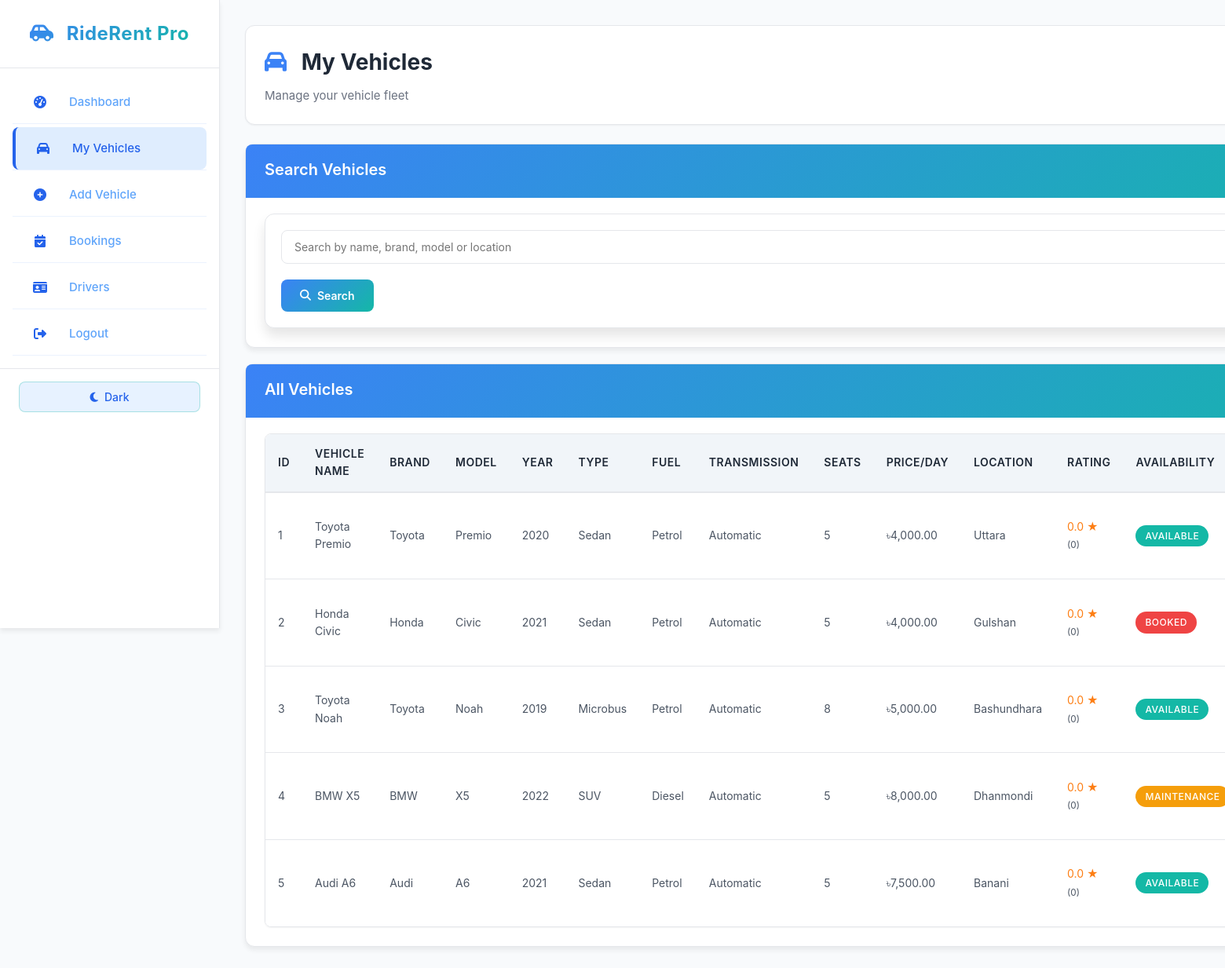
Screenshot of /owner/vehicles/vehicle_list.php (signed in) with the database file from the repository.
### tables this page shows
CREATE TABLE `vehicle` (
  `vehicle_id` int(11) NOT NULL,
  `owner_id` int(11) DEFAULT NULL,
  `vehicle_name` varchar(100) NOT NULL,
  `brand` varchar(50) NOT NULL,
  `model` varchar(50) NOT NULL,
  `year` year(4) NOT NULL,
  `vehicle_type` varchar(30) NOT NULL,
  `fuel_type` varchar(30) NOT NULL,
  `transmission` varchar(30) NOT NULL,
  `seat_capacity` int(11) NOT NULL,
  `price_per_day` decimal(10,2) NOT NULL,
  `location` varchar(100) NOT NULL,
  `availability` enum('Available','Booked','Maintenance') DEFAULT 'Available',
  `approval_status` enum('Pending','Approved','Rejected') DEFAULT 'Pending',
  `image` varchar(255) DEFAULT NULL,
  `description` text DEFAULT NULL,
  `rating` decimal(3,2) DEFAULT 0.00,
  `rating_count` int(11) DEFAULT 0,
  `created_at` timestamp NOT NULL DEFAULT current_timestamp()
);

### owner/vehicles/vehicle_list.php (the view, shortened to what this page needs)
<?php
require_once __DIR__ . '/../../config/database.php';
$owner_id = $_SESSION['owner_id'];
$search = "";
if ($search != "") {
    $sql = "SELECT v.*,
            (SELECT AVG(rating) FROM reviews WHERE target_type = 'vehicle' AND target_id = v.vehicle_id) as avg_rating,
            (SELECT COUNT(*) FROM reviews WHERE target_type = 'vehicle' AND target_id = v.vehicle_id) as review_count
            FROM vehicle v WHERE owner_id = '$owner_id' AND (vehicle_name LIKE '%$search%'
            OR brand LIKE '%$search%'
            OR model LIKE '%$search%'
            OR location LIKE '%$search%')
            ORDER BY vehicle_id ASC";
} else {
    $sql = "SELECT v.*,
            (SELECT AVG(rating) FROM reviews WHERE target_type = 'vehicle' AND target_id = v.vehicle_id) as avg_rating,
            (SELECT COUNT(*) FROM reviews WHERE target_type = 'vehicle' AND target_id = v.vehicle_id) as review_count
            FROM vehicle v WHERE owner_id = '$owner_id' ORDER BY vehicle_id ASC";
}
$result = mysqli_query($conn, $sql);
?>
<!DOCTYPE html>
<html lang="en">
<head>
    <link rel="stylesheet" href="../../assets/css/new-theme.css">
    <link rel="stylesheet" href="https://cdnjs.cloudflare.com/ajax/libs/font-awesome/6.4.0/css/all.min.css">
</head>
<body>
<div class="dashboard-container">
    <div class="sidebar">
        <div class="sidebar-header">
            <h2><i class="fas fa-car-side"></i> RideRent Pro</h2>
        </div>
        <div class="sidebar-nav">
            <ul>
                <li><a href="../dashboard.php"><i class="fas fa-tachometer-alt"></i> Dashboard</a></li>
                <li><a href="vehicle_list.php" class="active"><i class="fas fa-car"></i> My Vehicles</a></li>
                <li><a href="add_vehicle.php"><i class="fas fa-plus-circle"></i> Add Vehicle</a></li>
                <li><a href="../bookings.php"><i class="fas fa-calendar-check"></i> Bookings</a></li>
                <li><a href="../drivers.php"><i class="fas fa-id-card"></i> Drivers</a></li>
                <li><a href="../../auth/logout.php"><i class="fas fa-sign-out-alt"></i> Logout</a></li>
            </ul>
        </div>
        <div class="sidebar-footer">
            <button class="theme-toggle" onclick="toggleTheme()" style="width: 100%; justify-content: center;">
                <i class="fas fa-moon"></i>
                <span>Dark Mode</span>
            </button>
        </div>
    </div>
    <div class="main-content">
        <div class="page-header">
            <h1><i class="fas fa-car"></i> My Vehicles</h1>
            <p>Manage your vehicle fleet</p>
        </div>
        <div class="card">
            <div class="card-header">
                <h3 class="card-title">Search Vehicles</h3>
            </div>
            <div class="card-body">
                <form class="form-container" method="GET" action="vehicle_list.php" style="margin: 0; max-width: 100%; padding: 20px;">
                    <div class="form-group">
                        <input type="text" name="search" class="form-control" placeholder="Search by name, brand, model or location" value="<?php echo htmlspecialchars($search); ?>">
                    </div>
                    <button type="submit" class="btn btn-primary"><i class="fas fa-search"></i> Search</button>
                </form>
            </div>
        </div>
        <div class="card">
            <div class="card-header">
                <h3 class="card-title">All Vehicles</h3>
            </div>
            <div class="card-body">
                <div class="table-container">
                    <table>
                        <thead>
                            <tr>
                                <th>ID</th>
                                <th>Vehicle Name</th>
                                <th>Brand</th>
                                <th>Model</th>
                                <th>Year</th>
                                <th>Type</th>
                                <th>Fuel</th>
                                <th>Transmission</th>
                                <th>Seats</th>
                                <th>Price/Day</th>
                                <th>Location</th>
                                <th>Rating</th>
                                <th>Availability</th>
                            </tr>
                        </thead>
                        <tbody>
                            <?php if (mysqli_num_rows($result) > 0) { ?>
                                <?php while ($row = mysqli_fetch_assoc($result)) {
                                    $status = $row['availability'];
                                    if ($status == "Available") {
                                        $badgeClass = 'badge-success';
                                    } elseif ($status == "Booked") {
                                        $badgeClass = 'badge-danger';
                                    } else {
                                        $badgeClass = 'badge-warning';
                                    }
                                ?>
                                    <tr>
                                        <td><?php echo $row['vehicle_id']; ?></td>
                                        <td><?php echo htmlspecialchars($row['vehicle_name']); ?></td>
                                        <td><?php echo htmlspecialchars($row['brand']); ?></td>
                                        <td><?php echo htmlspecialchars($row['model']); ?></td>
                                        <td><?php echo $row['year']; ?></td>
                                        <td><?php echo htmlspecialchars($row['vehicle_type']); ?></td>
                                        <td><?php echo htmlspecialchars($row['fuel_type']); ?></td>
                                        <td><?php echo htmlspecialchars($row['transmission']); ?></td>
                                        <td><?php echo $row['seat_capacity']; ?></td>
                                        <td>৳<?php echo number_format($row['price_per_day'], 2); ?></td>
                                        <td><?php echo htmlspecialchars($row['location']); ?></td>
                                        <td>
                                            <span style='color: #FD7E14;'><?php echo $row['avg_rating'] ? number_format($row['avg_rating'], 1) : '0.0'; ?> &#9733;</span>
                                            <small>(<?php echo $row['review_count'] ? $row['review_count'] : '0'; ?>)</small>
                                        </td>
                                        <td><span class='badge <?php echo $badgeClass; ?>'><?php echo $status; ?></span></td>
                                    </tr>
                                <?php } ?>
                            <?php } else { ?>
                                <tr>
                                    <td colspan="14">No vehicle found.</td>
                                </tr>
                            <?php } ?>
                        </tbody>
                    </table>
                </div>
            </div>
        </div>
    </div>
</div>
</body>
</html>

### rows the page displays
vehicle: vehicle_id "1", vehicle_name "Toyota Premio", brand "Toyota", model "Premio", year "2020", vehicle_type "Sedan", fuel_type "Petrol", transmission "Automatic", seat_capacity "5", price_per_day "4,000.00", location "Uttara", availability "AVAILABLE"
vehicle: vehicle_id "2", vehicle_name "Honda Civic", brand "Honda", model "Civic", year "2021", vehicle_type "Sedan", fuel_type "Petrol", transmission "Automatic", seat_capacity "5", price_per_day "4,000.00", location "Gulshan", availability "BOOKED"
vehicle: vehicle_id "3", vehicle_name "Toyota Noah", brand "Toyota", model "Noah", year "2019", vehicle_type "Microbus", fuel_type "Petrol", transmission "Automatic", seat_capacity "8", price_per_day "5,000.00", location "Bashundhara", availability "AVAILABLE"
vehicle: vehicle_id "4", vehicle_name "BMW X5", brand "BMW", model "X5", year "2022", vehicle_type "SUV", fuel_type "Diesel", transmission "Automatic", seat_capacity "5", price_per_day "8,000.00", location "Dhanmondi", availability "MAINTENANCE"
vehicle: vehicle_id "5", vehicle_name "Audi A6", brand "Audi", model "A6", year "2021", vehicle_type "Sedan", fuel_type "Petrol", transmission "Automatic", seat_capacity "5", price_per_day "7,500.00", location "Banani", availability "AVAILABLE"
